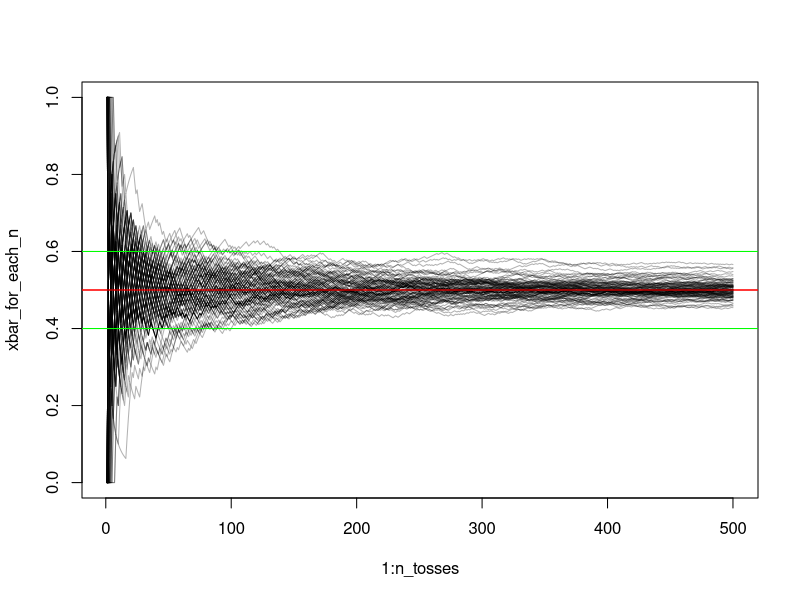

This chart was generated by the following R code:
# Code to visualize the (weak) law of large numbers from lecture.

# Set seed so the results can be reproduced.
set.seed(41987)

# Generate 500 independent coin tosses.
n_tosses <- 500
p <- 0.5
toss_results <- rbinom(n_tosses, 1, p)

# Calculate the rolling sum for each n.
xbar_for_each_n <- cumsum(toss_results) / (1:n_tosses)
# Plot results.
plot(1:n_tosses, xbar_for_each_n, 
     ylim = c(0, 1), type = "l")
abline(h = 0.5, col = "red")

# Repeat the experiment 100 times and plot each time.
for (i in 1:100){
  
  lines(1:n_tosses, 
        cumsum(rbinom(n_tosses, 1, p))/1:n_tosses, 
        col = rgb(0, 0, 0, alpha = 0.3))
}

abline(h = 0.5, col = "red")
abline(h = c(0.4, 0.6), col = "green")

# You can make fancier plots with ggplot (https://ggplot2.tidyverse.org).
